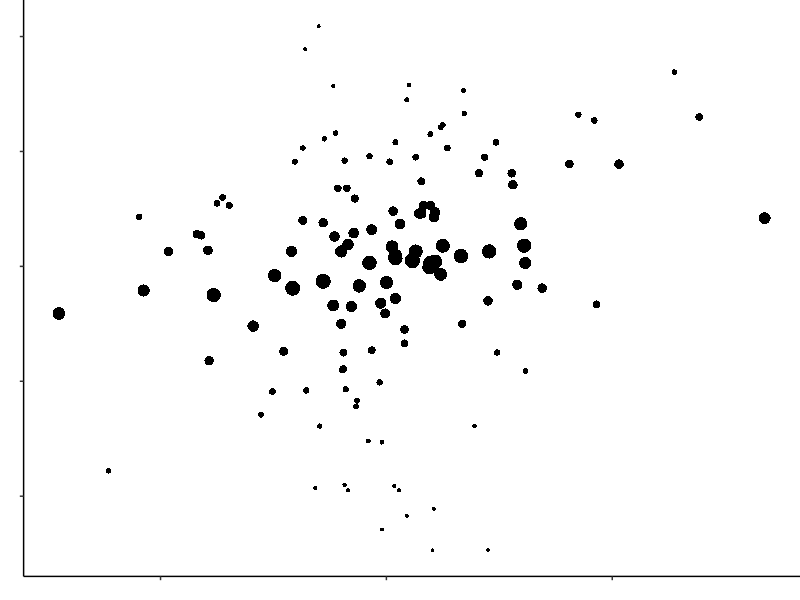
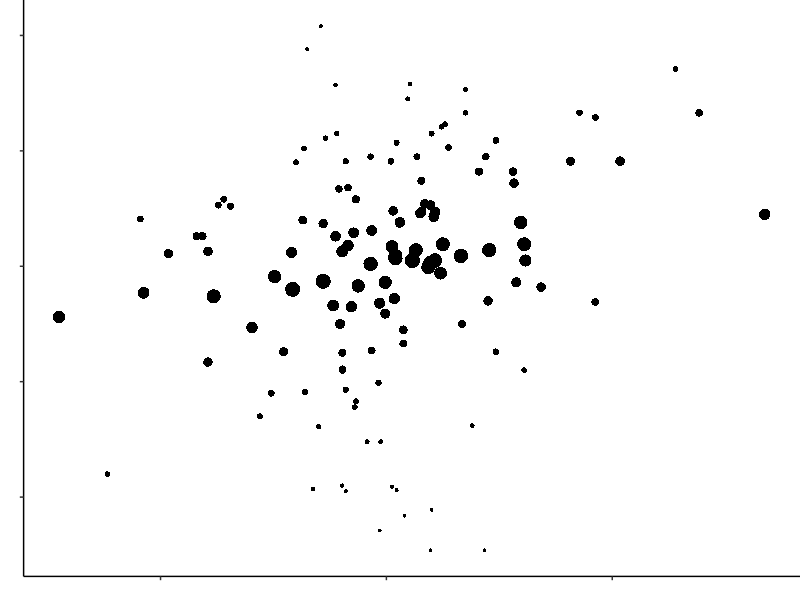
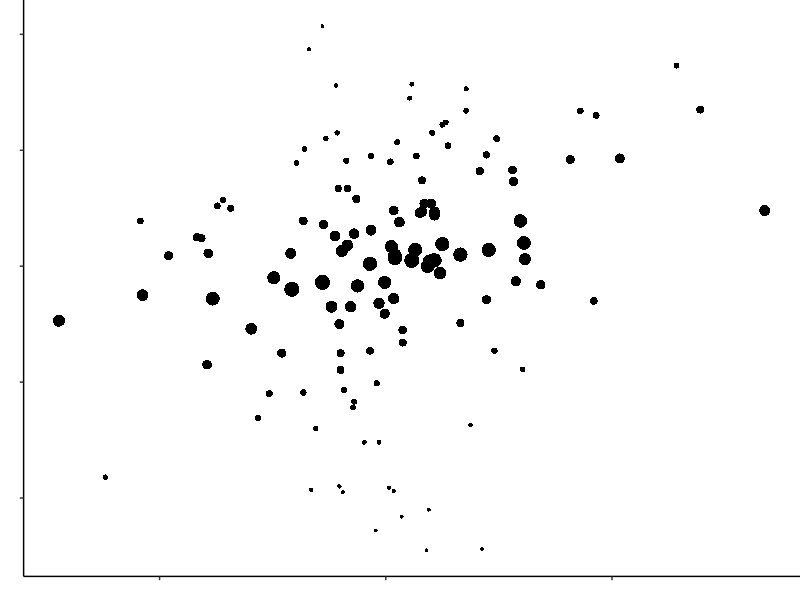
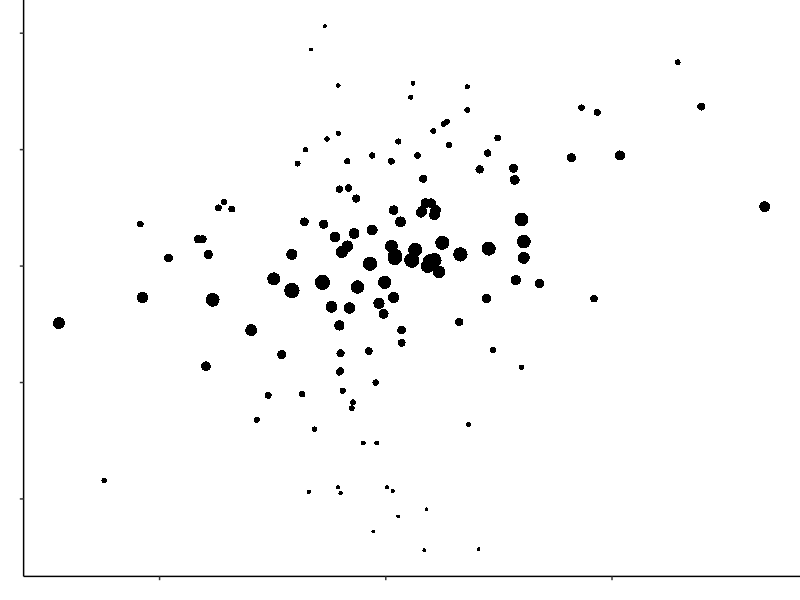
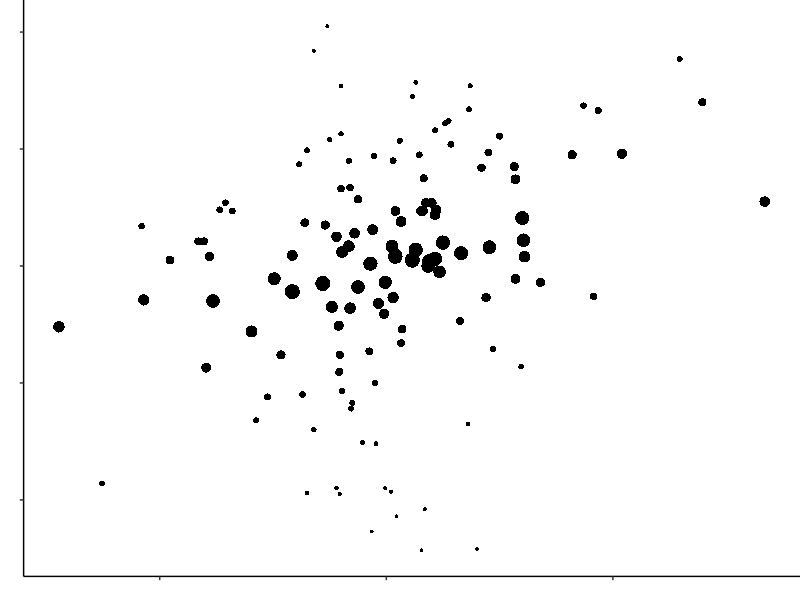
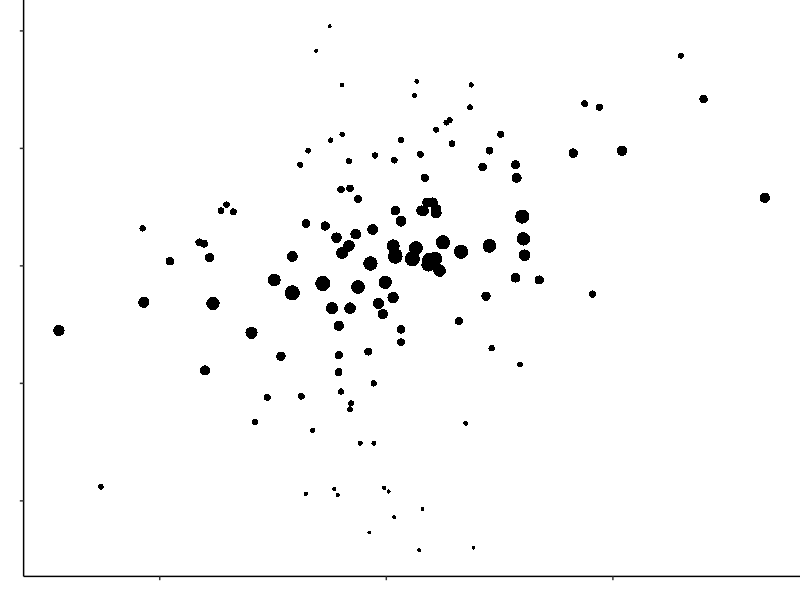
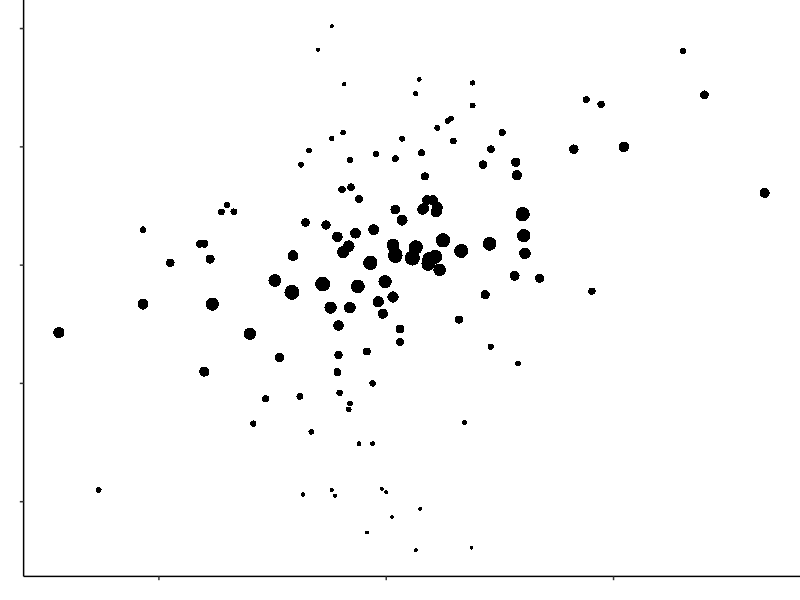
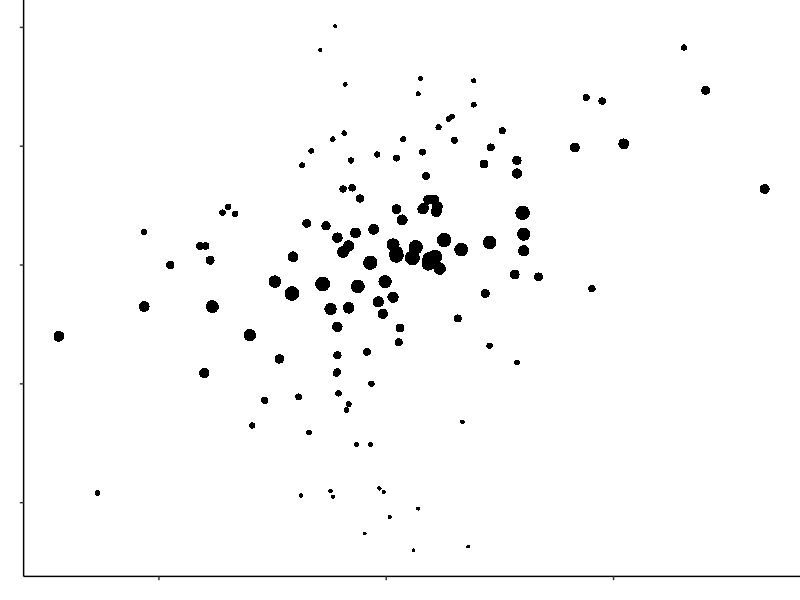

The R source for these figures, in order: (Note: this script raises an error after producing the figures.)
## ---- chunk 1
knitr::opts_chunk$set(echo = TRUE)
## ---- chunk 2
library(MASS)
library(tidyverse)
library(Hmisc)
library(modelr)
library(scales)
library(gtools)
## ---- chunk 3
# We only want one unique set of plots

number_of_participants = 1

# With 4 levels of IV1 we 180/4 = 45 trials

number_of_trials = 45

set.seed(1234)

my_ss <- rep(1:number_of_participants, each = number_of_trials)

my_rs <- seq(0.2, 0.99, length.out = 45)

correlations <- tibble(my_ss = rep(my_ss, each = 4),  my_rs = rep(my_rs, each = 4))
## ---- chunk 4
add_residual_function <- function(my_desired_r) {
  
  set.seed(1234)

  my_sample_size = 128
  
  mean_variable_1 = 0
  sd_variable_1 = 1
  
  mean_variable_2 = 0
  sd_variable_2 = 1
  
  mu <- c(mean_variable_1, mean_variable_2) 
  
  myr <- my_desired_r * sqrt(sd_variable_1) * sqrt(sd_variable_2)
  
  mysigma <- matrix(c(sd_variable_1, myr, myr, sd_variable_2), 2, 2) 
  
  corr_data = as_tibble(mvrnorm(my_sample_size, mu, mysigma, empirical = TRUE))
  
  corr_model <- lm(V2 ~ V1, data = corr_data)
  
  my_residuals <- abs(residuals(corr_model))
  
  data_with_resid <- round(cbind(corr_data, my_residuals), 2)
  
  return(sum(data_with_resid$my_residuals))
  
}
## ---- chunk 5
r_vec <- correlations$my_rs
total_residuals <- c()
## ---- chunk 6
set.seed(1234)

for(value in r_vec) {
  new_value <- add_residual_function(value)
  total_residuals <- c(total_residuals, new_value) 
}
## ---- chunk 7
item_no <- rep(1:45, each = 4)
full_data <- cbind(item_no, correlations, total_residuals)
## ---- chunk 8
set.seed(1234)

corr_values <- seq(0.2, 0.99, length.out = 45)

max_residual <- function(my_desired_r){
  
my_sample_size = 128

mean_variable_1 = 0
sd_variable_1 = 1

mean_variable_2 = 0
sd_variable_2 = 1

mu <- c(mean_variable_1, mean_variable_2) 

myr <- my_desired_r * sqrt(sd_variable_1) * sqrt(sd_variable_2)

mysigma <- matrix(c(sd_variable_1, myr, myr, sd_variable_2), 2, 2) 

corr_data = as_tibble(mvrnorm(my_sample_size, mu, mysigma, empirical = TRUE))

corr_model <- lm(V2 ~ V1, data = corr_data)

my_residuals <- abs(residuals(corr_model))

data_with_resid <- round(cbind(corr_data, my_residuals), 2)

return(max(abs(data_with_resid$my_residuals)))

}

c <- as_tibble(sapply(corr_values, max_residual))

max(c$value)
## ---- chunk 9
# A: Non-Linear Size Decay, a = 0.25
# B: Linear Size Decay
# C: Non-Linear Size Decay, Inverted
# D: Full Size?
# This function generates the slope values needed to create plots with the various size decay parameters.
# Maximum residual with this seed is 3.2, so for linear slope, we divide all residuals by 3.2

slope_function <- function(my_desired_r) {
  set.seed(1234)
  
  my_sample_size = 128
  
  mean_variable_1 = 0
  sd_variable_1 = 1
  
  mean_variable_2 = 0
  sd_variable_2 = 1
  
  mu <- c(mean_variable_1, mean_variable_2) 
  
  myr <- my_desired_r * sqrt(sd_variable_1) * sqrt(sd_variable_2)
  
  mysigma <- matrix(c(sd_variable_1, myr, myr, sd_variable_2), 2, 2) 
  
  corr_data = as_tibble(mvrnorm(my_sample_size, mu, mysigma, empirical = TRUE))
  
  corr_model <- lm(V2 ~ V1, data = corr_data)
  
  my_residuals <- abs(residuals(corr_model))
  
  data_with_resid <- round(cbind(corr_data, my_residuals), 2)
  
slopes <- data_with_resid %>%
  mutate(slope_linear = my_residuals/3.2) %>%
  mutate(slope_0.25 = 1-(0.25)^my_residuals) %>%
  mutate(slope_inverted = (1 + (0.25)^ my_residuals)-1)

return(slopes)
}
## ---- chunk 10
plot_function <- function(slopes, my_desired_r, letter, size_value) {
  
  p <- ggplot(slopes, aes(x = V1, y = V2)) +
  scale_size_identity() +
  #geom_point(aes(size =  5-(5*-size_value)), shape = 16) +
  geom_point(aes(size =  4*(size_value+0.2)), shape = 16) +  
  labs(x = "", y = "") +
  theme_classic() +
  theme(axis.text = element_blank()) +
  theme(plot.margin = unit(c(0,0,0,0), "cm")) +
  theme(legend.position = "None")

ggsave(p,filename=paste0(counter, letter,".png"),
       device = "png",
       bg = "white",
       path = "all_plots",
       units = "px",
       width = 1000,
       height = 1000,
)
}
## ---- chunk 11
# This loop iterates the function above over the 45 r values in my_rs

# Running this chunk will use the function we defined above on each r value, 
# then saves the plot with the proper labeling

sizelevels <- list()


abcd <- c('A','B','C','D')

for (i in abcd) {
  counter = 1
  for (value in my_rs) {
    slopes <- slope_function(value)
    
sizelevels[['A']] <- (1-(slopes$slope_0.25))
sizelevels[['B']] <- (1-(slopes$slope_linear))
sizelevels[['C']] <- (1-(slopes$slope_inverted))
sizelevels[['D']] <- 1

    plot_function(slopes, value,i,sizelevels[[i]])
    if (counter > 0) {
      counter = counter + 1
    }
  }
}

## ---- chunk 12
images <- mixedsort(list.files(path = "all_plots"))

plot_labels <- rep(c("all_plots/"), each = 180)

plots_with_labels <- paste(plot_labels, images, sep = "")

final_data <- full_data %>%
  select(-c(item_no, my_ss))

unique_item_no <- c(1:180)

instructions <- rep(c("Please look at the following plot and use the slider to estimate the correlation"), each = 180)

data_with_plots <- cbind(unique_item_no, final_data, plots_with_labels, images, instructions)
## ---- chunk 13
mask_gen_function <- function() {

x <- LETTERS[1:20]
y <- paste0("var", seq(1,20))
data <- expand.grid(X=x, Y=y)
data$Z <- round(runif(400, 0, 1))

mask <- ggplot(data, aes(X, Y, fill= Z)) + 
  geom_tile() +
  scale_fill_gradient(low = "white", high = "black") +
  theme_void() +
  theme(legend.position = "None")

ggsave(mask,filename=paste("mask", counter,".png",sep=""),
       device = "png",
       bg = "white",
       path = "masks",
       units = "px",
       width = 1200,
       height = 1200,)
}

counter = 1
for (i in 1:186) {
  mask_gen_function()
  if (counter > 0) {
    counter = counter + 1
  }
}

masks <- mixedsort(list.files(path = "masks"))

mask_labels <- rep(c("masks/"), each = 186)

masks_with_labels <- paste(mask_labels, masks, sep = "")
## ---- chunk 14
size_w <- rep(c(0.86), times = 180)

size_h <- rep(c(0.86), times = 180)

colour <- rep(c("black"), times = 180)

data_with_sizes <- cbind(data_with_plots, size_h, size_w, colour)
## ---- chunk 15
my_rs <- rep(c(0, 1), times = c(3, 3))

total_residuals <- rep(c(0), times = 6)

plots_with_labels <- head(plots_with_labels)

images <- head(images)

unique_item_no <- c(181:186)

size_h <- rep(c(0.86), times = 6)

size_w <- rep(c(0.86), times = 6)

colour <- rep(c("red"), times = 6)

instructions <- rep(c("Please IGNORE the correlation displayed and set the slider to 0.",
                      "Please IGNORE the correlation displayed and set the slider to 1."),
                    times = c(3, 3))

attention_checks <- cbind(unique_item_no, my_rs, total_residuals, plots_with_labels, images,
                          size_h, size_w, instructions, colour)
## ---- chunk 16
exp_spatially_dependent_final <- rbind(data_with_sizes, attention_checks) %>%
  cbind(masks_with_labels)

write.csv(exp_spatially_dependent_final, "exp_size_only_full_data.csv", row.names = FALSE)
## ---- chunk 17
number_of_participants = 1

number_of_trials = 2

set.seed(12345)

my_ss <- rep(1:number_of_participants, each = number_of_trials)

my_rs <- rep(runif(number_of_trials, min = 0.2, max = 0.9), number_of_participants)

correlations <- tibble(my_ss, my_rs)
## ---- chunk 18
practice_plot_generation_function <- function(my_desired_r) {
  set.seed(12345)
  
  my_sample_size = 128
  
  mean_variable_1 = 0
  sd_variable_1 = 1
  
  mean_variable_2 = 0
  sd_variable_2 = 1
  
  mu <- c(mean_variable_1, mean_variable_2) 
  
  myr <- my_desired_r * sqrt(sd_variable_1) * sqrt(sd_variable_2)
  
  mysigma <- matrix(c(sd_variable_1, myr, myr, sd_variable_2), 2, 2) 
  
  corr_data = as_tibble(mvrnorm(my_sample_size, mu, mysigma, empirical = TRUE))
  
  corr_model <- lm(V2 ~ V1, data = corr_data)
  
  my_residuals <- abs(residuals(corr_model))
  
  data_with_resid <- round(cbind(corr_data, my_residuals), 2)

test_plot <- ggplot(data_with_resid, aes(x = V1, y = V2)) +
  geom_point()  +
  labs(x = "", y = "") +
  theme_classic() +
  theme(axis.text = element_blank()) +
  theme(plot.margin = unit(c(0,0,0,0), "cm")) +
  theme(legend.position = "None")

ggsave(test_plot,filename=paste0(counter,"P",".png"), 
       device = "png",
       bg = "white",
       path = "practice_plots",
       units = "px",
       width = 1000,
       height = 1000,
)

return()
}
## ---- chunk 19
counter = 1
for (value in my_rs) {
  practice_plot_generation_function(value)
  if (counter > 0) {
    counter = counter + 1
  }
  }
## ---- chunk 20
practice_images <- mixedsort(list.files(path = "practice_plots"))

size_h_p <- rep(c(0.86), times = 2)

size_w_p <- rep(c(0.86), times = 2)

practice_data <- cbind(practice_images, size_h_p, size_w_p)

write.csv(practice_data, "practice_plots.csv", row.names = FALSE)
